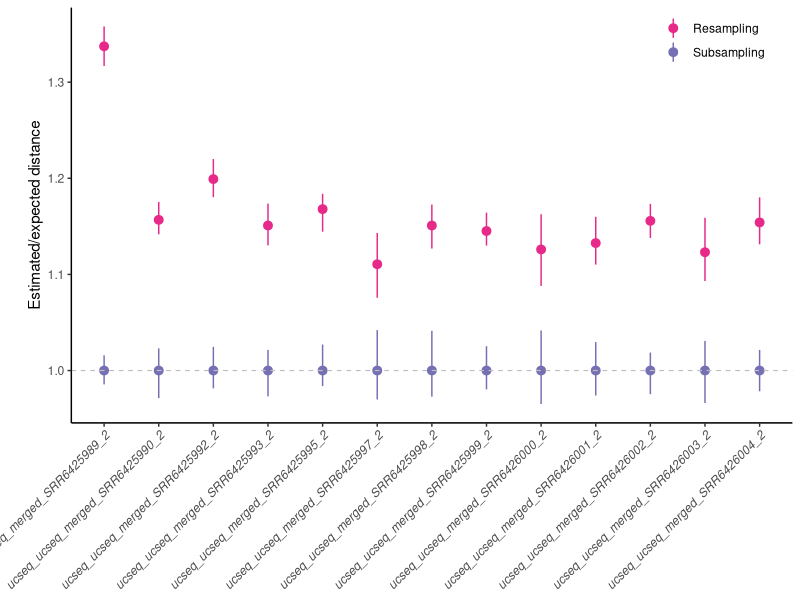
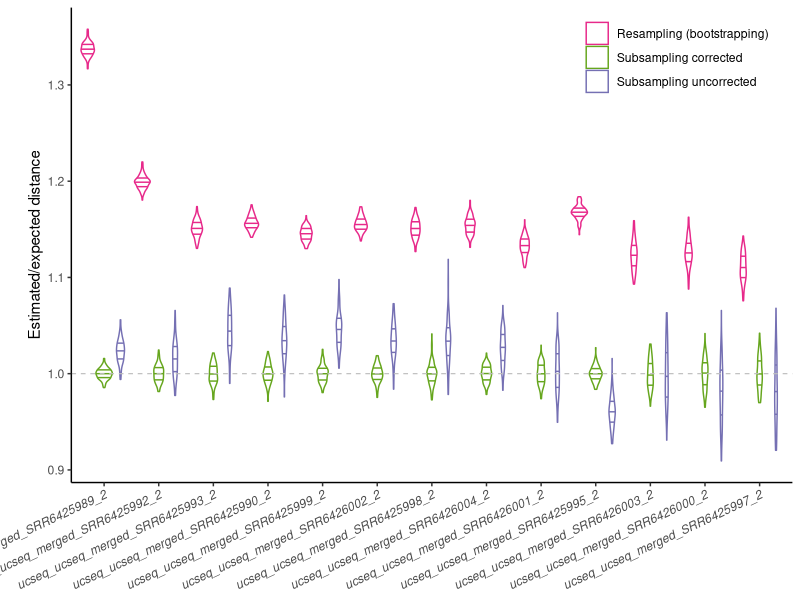
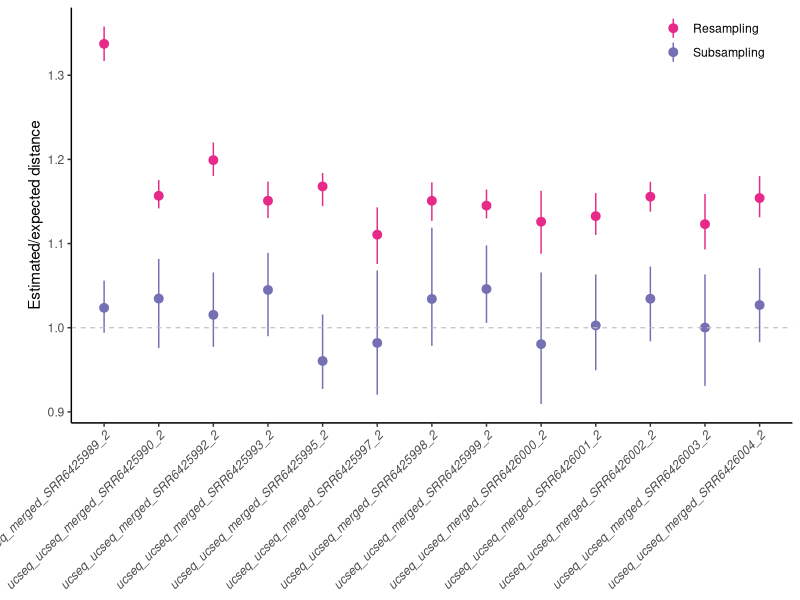
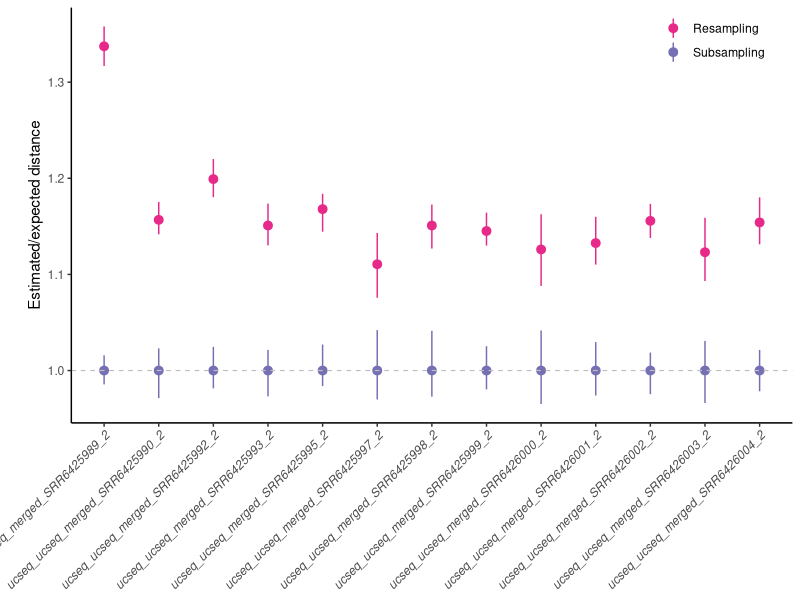
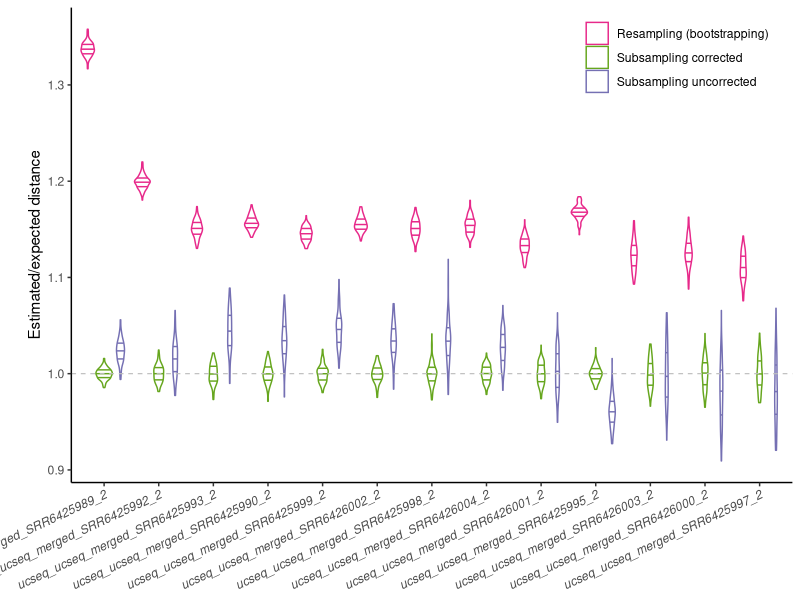
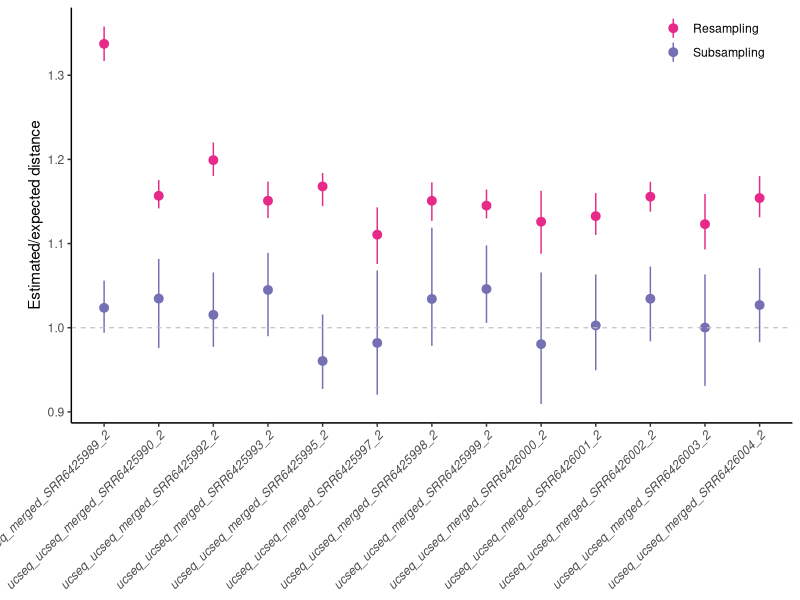

Source code (R) for these figures, in order: (Note: this script raises an error after producing the figures.)
require(ggplot2); require(scales); require(reshape2); 
#install.packages("dplyr")
require(dplyr)
require(Hmisc)
library("readxl")
library(ggpubr)
#install.packages("ggpubr")

setwd(dirname(rstudioapi::getActiveDocumentContext()$path))
getwd()


#dir1 = 'd0.01'
#dir2 = 'd0.05'
#dir3 = 'd0.25'

#d1=read.csv(paste0(dir1,'/combined_all_dist_removed_outliers.csv'),sep=",",h=T)
#d2=read.csv(paste0(dir2,'/combined_all_dist_removed_outliers.csv'),sep=",",h=T)
#d3=read.csv(paste0(dir3,'/combined_all_dist_removed_outliers.csv'),sep=",",h=T)
#d <- rbind(d1, d2, d3)
#write.csv(d,"combined_all_dist_removed_outliers_threeD.csv", row.names = FALSE)


d1<- read.csv("combined_resample_all_dist.csv",sep=",",h=T)
d2 <- read.csv("combined_subsample_all_dist.csv",sep=",",h=T) #Main correction
d1$test = "resample"
d2$test = "subsample"

d <- rbind(d1, d2)
head(d)


d=d[d$variable %in% c("ucseq_ucseq_merged_SRR6425991_2") & !d$cond %in% c("main"),]

d=d[!d$sample %in% c("ucseq_ucseq_merged_SRR6425991_2"),]

d
#d$bb=as.factor(round(d$b,3))

levels(d$sample)
levels(d$sample)[levels(d$sample)=="ucseq_ucseq_merged_SRR6425989_2"] <- "Drosophila bipectinata"
levels(d$sample)[levels(d$sample)=="ucseq_ucseq_merged_SRR6425990_2"] <- "Drosophila erecta"
levels(d$sample)[levels(d$sample)=="ucseq_ucseq_merged_SRR6425991_2"] <- "Drosophila ananassae"
levels(d$sample)[levels(d$sample)=="ucseq_ucseq_merged_SRR6425992_2"] <- "Drosophila biarmipes"
levels(d$sample)[levels(d$sample)=="ucseq_ucseq_merged_SRR6425993_2"] <- "Drosophila mauritiana"
levels(d$sample)[levels(d$sample)=="ucseq_ucseq_merged_SRR6425995_2"] <- "Drosophila eugracilis"
levels(d$sample)[levels(d$sample)=="ucseq_ucseq_merged_SRR6425997_2"] <- "Drosophila mojavensis"
levels(d$sample)[levels(d$sample)=="ucseq_ucseq_merged_SRR6425998_2"] <- "Drosophila persimilis"
levels(d$sample)[levels(d$sample)=="ucseq_ucseq_merged_SRR6425999_2"] <- "Drosophila simulans"
levels(d$sample)[levels(d$sample)=="ucseq_ucseq_merged_SRR6426000_2"] <- "Drosophila virilis"
levels(d$sample)[levels(d$sample)=="ucseq_ucseq_merged_SRR6426001_2"] <- "Drosophila pseudoobscura"
levels(d$sample)[levels(d$sample)=="ucseq_ucseq_merged_SRR6426002_2"] <- "Drosophila sechellia"
levels(d$sample)[levels(d$sample)=="ucseq_ucseq_merged_SRR6426003_2"] <- "Drosophila willistoni"
levels(d$sample)[levels(d$sample)=="ucseq_ucseq_merged_SRR6426004_2"] <- "Drosophila yakuba"




#levels(d$sample)=list("3/4"=0.75, "4/5"=0.8,"6/7"=0.857,"9/10*"=9/10,"13/14"=0.929,"20/21"=0.952)



head(d)
#d$exp_coverage = round(d$exp_coverage, digits = 2) 

#b1 = subset(d, d['condition']!="subsample_main_main" & d['condition']!="subsample_mean_mean")
#b = subset(b1, b1['exp_coverage']>0.06)
#head(b1)
#b=d

library(RColorBrewer)
my_palette = c(brewer.pal(9, "RdBu")[c(1,2, 3, 7, 9)])
my_colors <- RColorBrewer::brewer.pal(8, "Dark2")
values=my_palette

#groupy(true_dist, condition)

head(d)

theme_grey()$plot.margin

dp<-ggplot(aes(x=sample,y=est_true, color=test), data=d)+
  #geom_point(alpha=0.5)+
  #stat_summary(fun.data = "mean_sdl", fun.args = list(mult = 1), geom="pointrange", alpha=0.5)+
  stat_summary(aes(group=test),fun = mean, fun.min = min, fun.max = max, geom="pointrange")+
  #stat_summary(fun = mean, fun.min = min, fun.max = max, colour = test, size = 2) +
  #stat_summary(geom="pointrange", aes(group=condition), position=position_dodge(.9),
  #             fun.data = mean_sdl, colour='black', fun.args = list(mult = 1))+
  
  #geom_boxplot(aes(factor(exp_coverage), dist))+
  #theme_bw()+
  theme_classic()+
  geom_hline(yintercept=1.0, linetype="dashed", 
             color = "grey", size=0.4)+
  
  #facet_wrap(facets = vars(true_dist), ncol = 5)+
  #geom_hline(yintercept=1.0, color='grey', linetype="dashed", size = 0.4)+
  labs(y= "Estimated/expected distance", x = NA)+
  theme(axis.text.x = element_text(angle = 45, vjust = 1.0, hjust=1.0, face='italic'), 
        axis.title.x=element_blank(),)+
  scale_color_manual(name="", values = c(my_colors[4], my_colors[3]), 
                     labels = c("Resampling", "Subsampling" ))+
  #theme(axis.text.x = element_text(angle = 45))+
  #scale_color_manual(name="", values = c("#ca0020", "#0571b0"), )+
  #theme(legend.text=element_text(size=10), legend.title=element_text(size=10))+
  #theme(legend.position = c(0.5, -0.1), legend.direction="horizontal")+
  #theme(legend.position = 'bottom', legend.direction="horizontal")+
  theme(legend.position = c(.89,.95),
        legend.margin=margin(t = 0.0, unit='cm'), legend.direction="vertical" )+
  theme(plot.margin=unit(c(5.5,5.5,5.5,20.0),"pt"))
  #scale_y_continuous(limits = c(0.965, NA))+
#theme(legend.position = "none")
#geom_boxplot(aes(y=sqrt(prct_reads)*(dist-mean)+me),color="red")
dp
ggsave("resample.pdf", width=6.5,height = 3.5, dp)






###### combined corrected, uncorrected and bootstrap
d3<- read.csv("_summary.csv",sep=",",h=T)
d3
names(d3)[names(d3) == 'sample_2'] <- 'variable'
names(d3)[names(d3) == 'uncorrected_dist'] <- 'value_x'
names(d3)[names(d3) == 'no_strapped_dist'] <- 'value_y'
d3$test = "subsample_raw"
d3$est_true = d3$value_x/d3$value_y






common_cols <- intersect(colnames(d), colnames(d3))
d_all<-rbind(
  subset(d, select = common_cols), 
  subset(d3, select = common_cols)
)
d_all

d
d_all=d_all[d_all$variable %in% c("ucseq_ucseq_merged_SRR6425991_2"),]

d_all=d_all[!d_all$sample %in% c("ucseq_ucseq_merged_SRR6425991_2"),]



d_all
#d$bb=as.factor(round(d$b,3))

levels(d_all$sample)
levels(d_all$sample)[levels(d_all$sample)=="ucseq_ucseq_merged_SRR6425989_2"] <- "Drosophila bipectinata"
levels(d_all$sample)[levels(d_all$sample)=="ucseq_ucseq_merged_SRR6425990_2"] <- "Drosophila erecta"
levels(d_all$sample)[levels(d_all$sample)=="ucseq_ucseq_merged_SRR6425991_2"] <- "Drosophila ananassae"
levels(d_all$sample)[levels(d_all$sample)=="ucseq_ucseq_merged_SRR6425992_2"] <- "Drosophila biarmipes"
levels(d_all$sample)[levels(d_all$sample)=="ucseq_ucseq_merged_SRR6425993_2"] <- "Drosophila mauritiana"
levels(d_all$sample)[levels(d_all$sample)=="ucseq_ucseq_merged_SRR6425995_2"] <- "Drosophila eugracilis"
levels(d_all$sample)[levels(d_all$sample)=="ucseq_ucseq_merged_SRR6425997_2"] <- "Drosophila mojavensis"
levels(d_all$sample)[levels(d_all$sample)=="ucseq_ucseq_merged_SRR6425998_2"] <- "Drosophila persimilis"
levels(d_all$sample)[levels(d_all$sample)=="ucseq_ucseq_merged_SRR6425999_2"] <- "Drosophila simulans"
levels(d_all$sample)[levels(d_all$sample)=="ucseq_ucseq_merged_SRR6426000_2"] <- "Drosophila virilis"
levels(d_all$sample)[levels(d_all$sample)=="ucseq_ucseq_merged_SRR6426001_2"] <- "Drosophila pseudoobscura"
levels(d_all$sample)[levels(d_all$sample)=="ucseq_ucseq_merged_SRR6426002_2"] <- "Drosophila sechellia"
levels(d_all$sample)[levels(d_all$sample)=="ucseq_ucseq_merged_SRR6426003_2"] <- "Drosophila willistoni"
levels(d_all$sample)[levels(d_all$sample)=="ucseq_ucseq_merged_SRR6426004_2"] <- "Drosophila yakuba"




#levels(d$sample)=list("3/4"=0.75, "4/5"=0.8,"6/7"=0.857,"9/10*"=9/10,"13/14"=0.929,"20/21"=0.952)



head(d_all)
#d$exp_coverage = round(d$exp_coverage, digits = 2) 

#b1 = subset(d, d['condition']!="subsample_main_main" & d['condition']!="subsample_mean_mean")
#b = subset(b1, b1['exp_coverage']>0.06)
#head(b1)
#b=d

library(RColorBrewer)
my_palette = c(brewer.pal(9, "RdBu")[c(1,2, 3, 7, 9)])
my_colors <- RColorBrewer::brewer.pal(8, "Dark2")
values=my_palette
my_colors
#groupy(true_dist, condition)

head(d_all)

theme_grey()$plot.margin

dp<-ggplot(aes(x=reorder(sub("Drosophila ","D. ",sample),-est_true),y=est_true, color=test), data=d_all)+
  #geom_point(alpha=0.5)+
  #stat_summary(fun.data = "mean_sdl", fun.args = list(mult = 1), geom="pointrange", alpha=0.5)+
  #stat_summary(aes(group=test),fun = mean, fun.min = min, fun.max = max, geom="pointrange", alpha=0.5)+
  #stat_summary(fun = mean, fun.min = min, fun.max = max, colour = test, size = 2) +
  #stat_summary(geom="pointrange", aes(group=condition), position=position_dodge(.9),
  #             fun.data = mean_sdl, colour='black', fun.args = list(mult = 1))+
  
  geom_violin(draw_quantiles = c(1/4,1/2,3/4))+
  #theme_bw()+
  theme_classic()+
  geom_hline(yintercept=1.0, linetype="dashed", 
             color = "grey", size=0.4)+
  
  #facet_wrap(facets = vars(true_dist), ncol = 5)+
  #geom_hline(yintercept=1.0, color='grey', linetype="dashed", size = 0.4)+
  labs(y= "Estimated/expected distance", x = NA)+
  theme(axis.text.x = element_text(angle = 25, vjust = 1.0, hjust=1.0, face='italic'), 
        axis.title.x=element_blank(),)+
  scale_color_manual(name="", values = c(my_colors[4], my_colors[5], my_colors[3]), 
                     labels = c("Resampling (bootstrapping)", "Subsampling corrected ","Subsampling uncorrected"))+
  #theme(axis.text.x = element_text(angle = 45))+
  #scale_color_manual(name="", values = c("#ca0020", "#0571b0"), )+
  #theme(legend.text=element_text(size=10), legend.title=element_text(size=10))+
  #theme(legend.position = c(0.5, -0.1), legend.direction="horizontal")+
  #theme(legend.position = 'bottom', legend.direction="horizontal")+
  theme(legend.position = c(.84,.92),
        legend.margin=margin(t = 0.0, unit='cm'), legend.direction="vertical" )+
  theme(plot.margin=unit(c(5.5,5.5,5.5,20.0),"pt"))
#scale_y_continuous(limits = c(0.965, NA))+
#theme(legend.position = "none")
#geom_boxplot(aes(y=sqrt(prct_reads)*(dist-mean)+me),color="red")
dp
ggsave("resample_all.pdf", width=6.0,height = 3.5, dp)


write.table(d_all, "combined_all_three.csv",row.names = FALSE, sep=',')

##############################################################################
##############################################################################

###### raw resample distances with raw subsample distances
d1<- read.csv("_summary.csv",sep=",",h=T)
d1
names(d1)[names(d1) == 'sample_2'] <- 'variable'
names(d1)[names(d1) == 'uncorrected_dist'] <- 'value_x'
names(d1)[names(d1) == 'no_strapped_dist'] <- 'value_y'
d1$test = "resample"
d1$est_true = d1$value_x/d1$value_y

d1

d2 <- read.csv("combined_resample_all_dist.csv",sep=",",h=T) #Main correction
d2$test = "subsample"
d2=d2[!d2$cond %in% c("main"),]


common_cols <- intersect(colnames(d1), colnames(d2))
d<-rbind(
  subset(d1, select = common_cols), 
  subset(d2, select = common_cols)
)

d
d=d[d$variable %in% c("ucseq_ucseq_merged_SRR6425991_2"),]

d=d[!d$sample %in% c("ucseq_ucseq_merged_SRR6425991_2"),]



d
#d$bb=as.factor(round(d$b,3))

levels(d$sample)
levels(d$sample)[levels(d$sample)=="ucseq_ucseq_merged_SRR6425989_2"] <- "Drosophila bipectinata"
levels(d$sample)[levels(d$sample)=="ucseq_ucseq_merged_SRR6425990_2"] <- "Drosophila erecta"
levels(d$sample)[levels(d$sample)=="ucseq_ucseq_merged_SRR6425991_2"] <- "Drosophila ananassae"
levels(d$sample)[levels(d$sample)=="ucseq_ucseq_merged_SRR6425992_2"] <- "Drosophila biarmipes"
levels(d$sample)[levels(d$sample)=="ucseq_ucseq_merged_SRR6425993_2"] <- "Drosophila mauritiana"
levels(d$sample)[levels(d$sample)=="ucseq_ucseq_merged_SRR6425995_2"] <- "Drosophila eugracilis"
levels(d$sample)[levels(d$sample)=="ucseq_ucseq_merged_SRR6425997_2"] <- "Drosophila mojavensis"
levels(d$sample)[levels(d$sample)=="ucseq_ucseq_merged_SRR6425998_2"] <- "Drosophila persimilis"
levels(d$sample)[levels(d$sample)=="ucseq_ucseq_merged_SRR6425999_2"] <- "Drosophila simulans"
levels(d$sample)[levels(d$sample)=="ucseq_ucseq_merged_SRR6426000_2"] <- "Drosophila virilis"
levels(d$sample)[levels(d$sample)=="ucseq_ucseq_merged_SRR6426001_2"] <- "Drosophila pseudoobscura"
levels(d$sample)[levels(d$sample)=="ucseq_ucseq_merged_SRR6426002_2"] <- "Drosophila sechellia"
levels(d$sample)[levels(d$sample)=="ucseq_ucseq_merged_SRR6426003_2"] <- "Drosophila willistoni"
levels(d$sample)[levels(d$sample)=="ucseq_ucseq_merged_SRR6426004_2"] <- "Drosophila yakuba"


d

#levels(d$sample)=list("3/4"=0.75, "4/5"=0.8,"6/7"=0.857,"9/10*"=9/10,"13/14"=0.929,"20/21"=0.952)



head(d)
#d$exp_coverage = round(d$exp_coverage, digits = 2) 

#b1 = subset(d, d['condition']!="subsample_main_main" & d['condition']!="subsample_mean_mean")
#b = subset(b1, b1['exp_coverage']>0.06)
#head(b1)
#b=d

library(RColorBrewer)
my_palette = c(brewer.pal(9, "RdBu")[c(1,2, 3, 7, 9)])
my_colors <- RColorBrewer::brewer.pal(8, "Dark2")
values=my_palette

#groupy(true_dist, condition)

head(d)

theme_grey()$plot.margin

dp<-ggplot(aes(x=sample,y=est_true, color=test), data=d)+
  #geom_point(alpha=0.5)+
  #stat_summary(fun.data = "mean_sdl", fun.args = list(mult = 1), geom="pointrange", alpha=0.5)+
  stat_summary(aes(group=test),fun = mean, fun.min = min, fun.max = max, geom="pointrange")+
  #stat_summary(fun = mean, fun.min = min, fun.max = max, colour = test, size = 2) +
  #stat_summary(geom="pointrange", aes(group=condition), position=position_dodge(.9),
  #             fun.data = mean_sdl, colour='black', fun.args = list(mult = 1))+
  
  #geom_boxplot(aes(factor(exp_coverage), dist))+
  #theme_bw()+
  theme_classic()+
  geom_hline(yintercept=1.0, linetype="dashed", 
             color = "grey", size=0.4)+
  
  #facet_wrap(facets = vars(true_dist), ncol = 5)+
  #geom_hline(yintercept=1.0, color='grey', linetype="dashed", size = 0.4)+
  labs(y= "Estimated/expected distance", x = NA)+
  theme(axis.text.x = element_text(angle = 45, vjust = 1.0, hjust=1.0, face='italic'), 
        axis.title.x=element_blank(),)+
  scale_color_manual(name="", values = c(my_colors[3], my_colors[4]), 
                     labels = c("Subsampling", "Resampling"), guide = guide_legend(reverse = TRUE))+
  #theme(axis.text.x = element_text(angle = 45))+
  #scale_color_manual(name="", values = c("#ca0020", "#0571b0"), )+
  #theme(legend.text=element_text(size=10), legend.title=element_text(size=10))+
  #theme(legend.position = c(0.5, -0.1), legend.direction="horizontal")+
  #theme(legend.position = 'bottom', legend.direction="horizontal")+
  theme(legend.position = c(.89,.95),
        legend.margin=margin(t = 0.0, unit='cm'), legend.direction="vertical" )+
  theme(plot.margin=unit(c(5.5,5.5,5.5,20.0),"pt"))
#scale_y_continuous(limits = c(0.965, NA))+
#theme(legend.position = "none")
#geom_boxplot(aes(y=sqrt(prct_reads)*(dist-mean)+me),color="red")
dp
ggsave("resample_raw.pdf", width=6.5,height = 3.5, dp)





##############################################################################
##############################################################################






# scaled dist
dp <-ggplot(aes(x=as.factor(true_dist),y=scaled_dist, groupy(condition), color=condition ), 
               data=d[d$condition %in% c("subsample_no_strap","sim", "subsample_uncor") & d$true_dist %in% c(0.01, 0.02, 0.05, 0.10, 0.15,  0.25), ], )+
  


head(d)
library(dplyr)
# summarising all non-grouping variables
df2 <- d %>% group_by(condition, true_dist) %>% summarise(Variance=var(dist))
df2


# scaled dist
bp<-ggplot(aes(x=as.factor(true_dist), y=Variance, color=condition, group = condition), data=df2[df2$condition %in% c("subsample_no_strap","sim", "subsample_uncor") & df2$true_dist %in% c(0.01, 0.02, 0.05, 0.10, 0.15, 0.25), ], )+
  geom_point()+
  geom_line()+
  scale_y_continuous(trans='log10')+
  #stat_summary(geom="point",fun.y = mean)+
  #geom_boxplot(aes(factor(exp_coverage), dist))+
  #geom_boxplot()+
  #theme_bw()+
  theme_classic()+
  scale_color_manual(name="", values = c("#252525", "#ca0020", "#0571b0" ), 
                    labels = c("Simulated", "Corrected", "Uncorrected"))+
  #facet_wrap(facets = vars(true_dist), ncol = 8)+
  #geom_hline(yintercept=1.0, color='red', linetype="dashed", size = 0.4)+
  labs(y= expression(Log[10](variance~of~distance)), x = "True distance")+
  theme(legend.position = c(.83,.20), 
        legend.margin=margin(t = 0.0, unit='cm') )
  #theme(axis.text.x = element_text(angle = 45, vjust = 1.0, hjust=1.0))+
  #theme(axis.text.x = element_text(angle = 45))+
  #scale_color_manual(name="", values = c("#ca0020", "#0571b0"), )+
  #theme(legend.text=element_text(size=10), legend.title=element_text(size=10))+
  #theme(legend.position = c(0.5, -0.1), legend.direction="horizontal")+
  #theme(legend.position = 'bottom', legend.direction="horizontal")
  #geom_boxplot(aes(y=sqrt(prct_reads)*(dist-mean)+me),color="red")
  ggsave("cherry_var.pdf", width=4,height = 3.5, bp)

bp


p1 <- ggarrange(dp, bp, labels = c("A", "B"), widths=c(0.5, 0.5), ncol = 2, nrow = 1)

arrange <-ggarrange(p1, NULL, myplt, labels = c("", "", "C"), ncol = 1, heights=c(1, 0.05, 1), nrow = 3)
arrange
ggsave("cherry_three_plots.pdf", width=8.0,height = 7.0, arrange)







#sd dev
ggplot(aes(x=as.factor(condition),y=dist, groupy(true_dist)), data=d)+
    #geom_point()+
    #geom_violin() +
    #stat_summary(fun.y = "mean", geom = "col") +
    stat_summary(geom="point", fun.data = mean_sdl, colour='red', fun.args = list(mult = 1))+
    #geom_boxplot(aes(factor(exp_coverage), dist))+
    theme_classic()+
    facet_wrap(facets = vars(true_dist), ncol = 8, scales = "free")+
    labs(y= "Scaled distance", x = "Condition")+
    scale_y_continuous(trans='log10')+
    theme(axis.text.x = element_text(angle = 45, vjust = 1.0, hjust=1.0))+
    #theme(axis.text.x = element_text(angle = 45))+
    #scale_color_manual(name="", values = c("#ca0020", "#0571b0"), )+
    #theme(legend.text=element_text(size=10), legend.title=element_text(size=10))+
    #theme(legend.position = c(0.5, -0.1), legend.direction="horizontal")+
    theme(legend.position = 'bottom', legend.direction="horizontal")+
    #geom_boxplot(aes(y=sqrt(prct_reads)*(dist-mean)+me),color="red")
    ggsave("cherry_sd_dev.pdf", width=7.2,height = 4)
  
  
#

#############




d[d$V1<33,]
